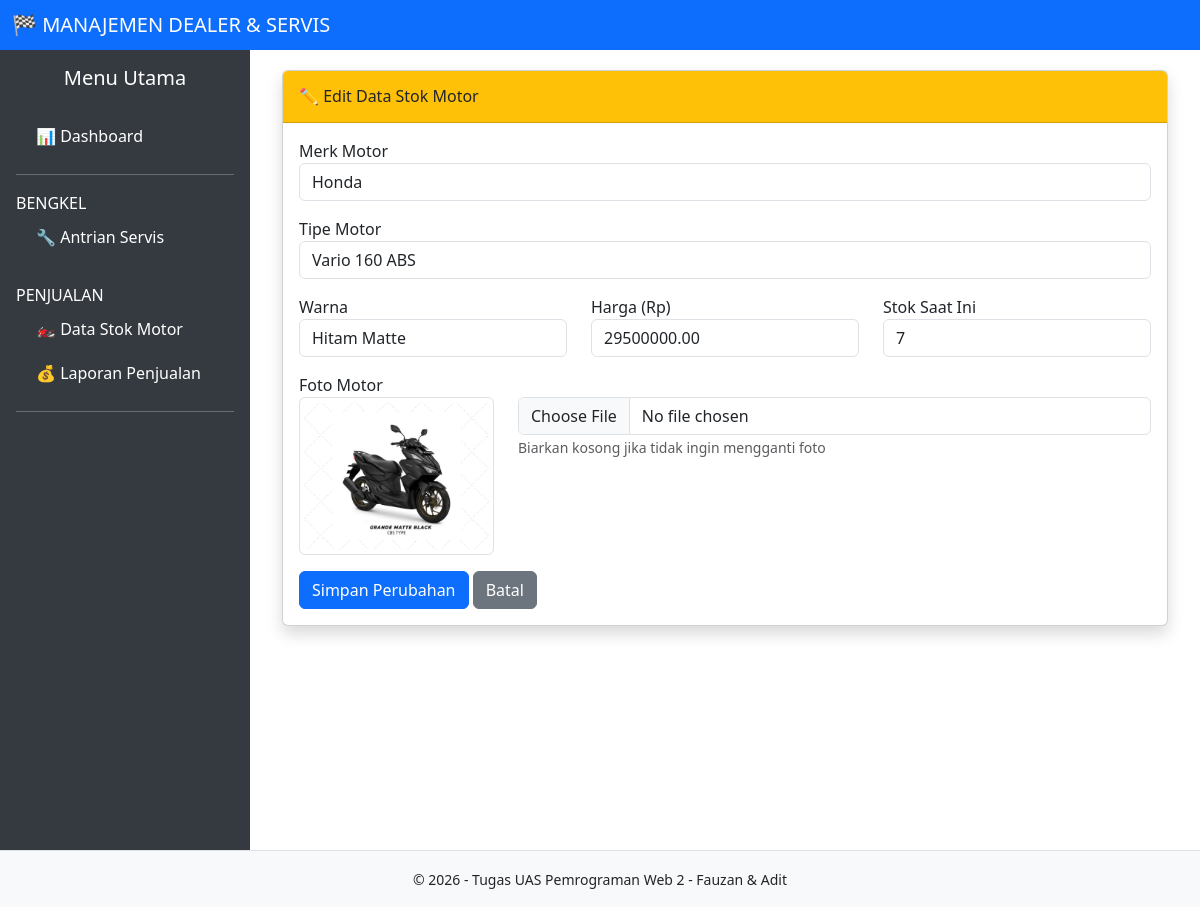
The app's page /index.php/dealer/edit_motor/4 with its own data.
### tables this page shows
CREATE TABLE `tb_motor` (
    `id_motor` int(11) NOT NULL,
    `merk` varchar(50) NOT NULL,
    `tipe` varchar(100) NOT NULL,
    `warna` varchar(50) NOT NULL,
    `harga` decimal(15, 2) NOT NULL,
    `stok` int(11) NOT NULL,
    `foto` varchar(255) DEFAULT NULL
);

### application/controllers/Dealer.php (called while the page is built, shortened)
<?php
class Dealer extends CI_Controller
{
    public function __construct()
    {
        $this->load->model('Dealer_model');
        $this->load->helper('url');
        $this->load->helper('form');
    }
    public function edit_motor($id)
    {
        $data['motor'] = $this->Dealer_model->get_motor_by_id($id);
        $this->load->view('templates/header');
        $this->load->view('templates/sidebar');
        $this->load->view('edit_motor_view', $data);
        $this->load->view('templates/footer');
    }
}

### index.php (called while the page is built, shortened)
<?php
require_once BASEPATH.'core/CodeIgniter.php';

### application/models/Dealer_model.php (called while the page is built, shortened)
<?php
class Dealer_model extends CI_Model {
    public function get_motor_by_id($id)
    {
        return $this->db->get_where('tb_motor', ['id_motor' => $id])->row_array();
    }
}

### application/views/edit_motor_view.php (the view, shortened to what this page needs)
<div class="container-fluid">
    <div class="card shadow mb-4">
        <div class="card-header py-3 bg-warning text-dark">
            <h6 class="m-0 font-weight-bold">✏️ Edit Data Stok Motor</h6>
        </div>
        <div class="card-body">
            <?php echo form_open_multipart('dealer/update_motor'); ?>
            <div class="mb-3">
                <label>Merk Motor</label>
                <select name="merk" class="form-control">
                    <option value="Honda" <?= ($motor['merk'] == 'Honda') ? 'selected' : '' ?>>Honda</option>
                </select>
            </div>
            <div class="mb-3">
                <label>Tipe Motor</label>
                <input type="text" name="tipe" class="form-control" value="<?= $motor['tipe'] ?>" required>
            </div>
            <div class="row">
                <div class="col-md-4 mb-3">
                    <label>Warna</label>
                    <input type="text" name="warna" class="form-control" value="<?= $motor['warna'] ?>" required>
                </div>
                <div class="col-md-4 mb-3">
                    <label>Harga (Rp)</label>
                    <input type="number" name="harga" class="form-control" value="<?= $motor['harga'] ?>" required>
                </div>
                <div class="col-md-4 mb-3">
                    <label>Stok Saat Ini</label>
                    <input type="number" name="stok" class="form-control" value="<?= $motor['stok'] ?>" required>
                </div>
            </div>
            <div class="mb-3">
                <label>Foto Motor</label>
                <div class="row">
                    <div class="col-sm-3">
                        <?php if ($motor['foto']): ?>
                            <img src="<?= base_url('uploads/motor/' . $motor['foto']) ?>" class="img-thumbnail">
                        <?php else: ?>
                            <img src="<?= base_url('assets/img/no-image.jpg') ?>" class="img-thumbnail" alt="No Image">
                        <?php endif; ?>
                    </div>
                    <div class="col-sm-9">
                        <input type="file" name="foto" class="form-control">
                        <small class="text-muted">Biarkan kosong jika tidak ingin mengganti foto</small>
                    </div>
                </div>
            </div>
            <button type="submit" class="btn btn-primary">Simpan Perubahan</button>
            <a href="<?= base_url('index.php/dealer/motor') ?>" class="btn btn-secondary">Batal</a>
            <?php echo form_close(); ?>
        </div>
    </div>
</div>

### application/views/templates/header.php (style rules this page uses)
body { display: flex; min-height: 100vh; flex-direction: column; }

### records on screen
tb_motor: merk "Honda", tipe "Vario 160 ABS", warna "Hitam Matte", harga "29500000.00", stok "7", foto (picture)
